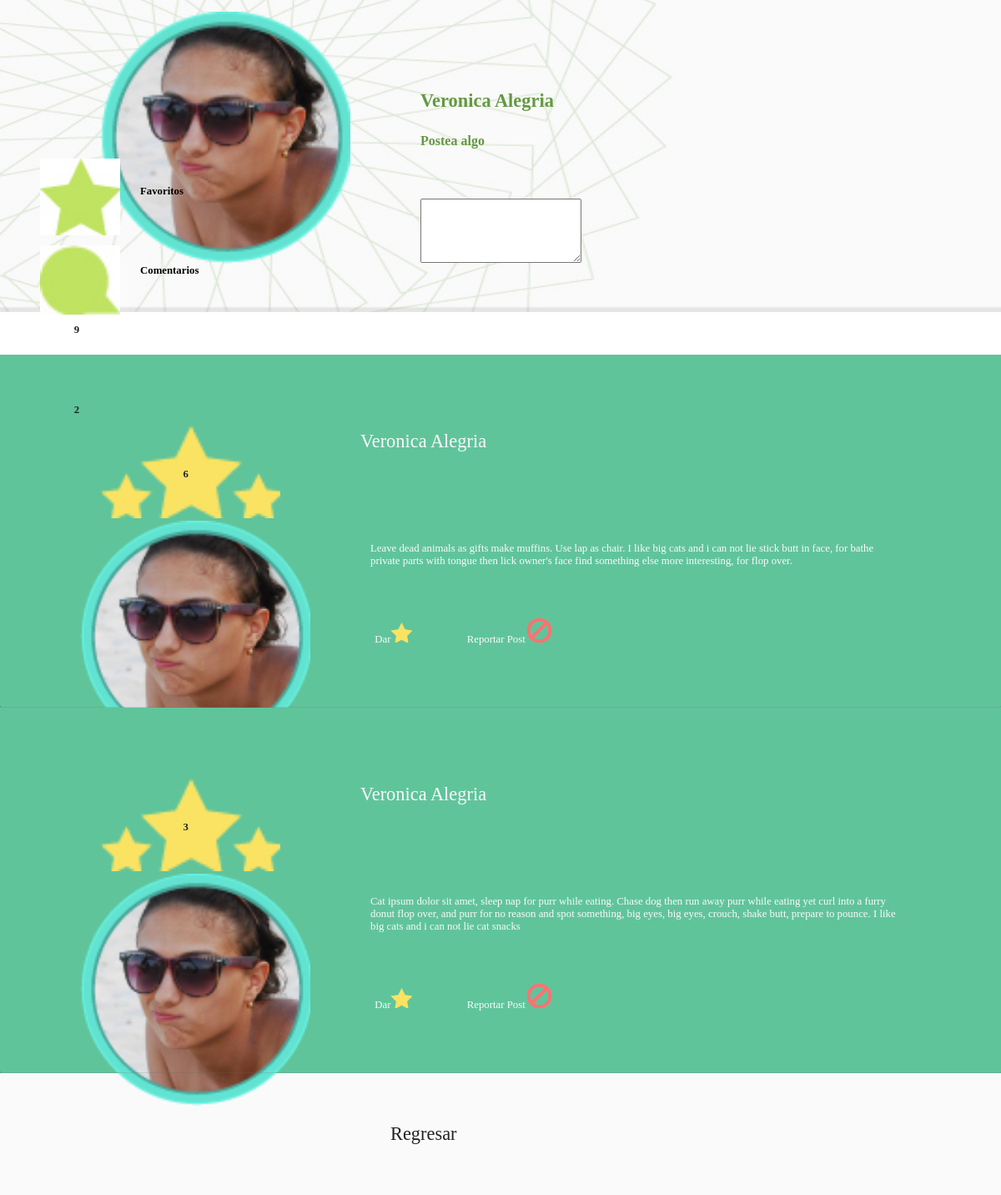
/perfilUsuario.php?idUsuario=2, run on the app's committed database.
### tables this page shows
CREATE TABLE IF NOT EXISTS `usuarios` (
  `idUsuario` int(11) NOT NULL AUTO_INCREMENT,
  `nombre` varchar(1024) NOT NULL,
  `correo` varchar(1024) NOT NULL,
  `urlImg` varchar(1024) NOT NULL,
  `bgColor` varchar(1024) NOT NULL,
  PRIMARY KEY (`idUsuario`)
);

CREATE TABLE IF NOT EXISTS `comentarios` (
  `id` int(11) NOT NULL AUTO_INCREMENT,
  `elComentario` varchar(1024) NOT NULL,
  `idUsuario` int(11) NOT NULL,
  PRIMARY KEY (`id`)
);

### perfilUsuario.php (the view, shortened to what this page needs)
<html>
<head>
	<link rel="stylesheet" type="text/css" href="CSS/main.css">
</head>
<body>
	<header>
		<?php
		include_once("includes/database.php");
		if(isset($_GET["idUsuario"])){
			$idAlmacenado= $_GET["idUsuario"];
			$sql="SELECT usuarios.nombre AS nombre, usuarios.idUsuario AS idUsuario, usuarios.urlImg AS imagen  FROM Mensajeria_Web.usuarios WHERE usuarios.idUsuario='".$idAlmacenado."'";
			$resultado=mysqli_query($con,$sql);
			while ($row= mysqli_fetch_array($resultado)) {
				echo"<h1>".$row["nombre"]."</h1>";
				?>
				<div id="fondoPerfil">
					<figure>
						<img src="images/banner.jpg" >
					</figure>
				</div>
				<?php
				echo"<div class='fotoPerfil'>";
				echo"<figure>";
				echo"<img src=".$row["imagen"]." id='perfil'>";
				echo"</figure>";
				echo"</div>";
				$sqlFavs="SELECT favoritos.idUsuario FROM Mensajeria_Web.favoritos WHERE favoritos.idUsuario='".$row["idUsuario"]."'";
				$favs=mysqli_query($con,$sqlFavs);
				$filasTotalFavs= mysqli_num_rows($favs);
				echo"<h4>".$filasTotalFavs."</h4>";
				$sqlCom="SELECT comentarios.idUsuario FROM Mensajeria_Web.comentarios WHERE comentarios.idUsuario='".$row["idUsuario"]."'";
				$com=mysqli_query($con,$sqlCom);
				$filasTotalComent= mysqli_num_rows($com);
				echo"<h4 id='hijo'>".$filasTotalComent."</h4>";
			}
			?>
			<h2>Postea algo</h2>
			<textarea rows="5" cols="22" name="area" form="forma"></textarea>
			<div id="cualidades">
				<figure>
					<img src="images/GStar.jpg">
				</figure>
				<h3>Favoritos</h3>
				<figure>
					<img src="images/GGlobe.jpg">
				</figure>
				<h3>Comentarios</h3>
			</div>
		</header>
		<section>
			<?php
			$sqlDatos="SELECT usuarios.idUsuario AS idUsuario, usuarios.nombre AS nombre, usuarios.urlImg AS imagen, usuarios.bgColor AS bgColor, comentarios.elComentario AS comentario, comentarios.id AS idComent FROM Mensajeria_Web.usuarios JOIN Mensajeria_Web.comentarios ON usuarios.idUsuario= comentarios.idUsuario WHERE usuarios.idUsuario='".$idAlmacenado."'";
			$resDatos=mysqli_query($con,$sqlDatos);
			while ($row=mysqli_fetch_array($resDatos)) {
				echo"<article style='background-color:".$row["bgColor"]."'>";
				echo"<figure>";
				echo"<img id='estrellas' src='images/YStars.png'>";
				echo"</figure>";
				$sqlFavsPost="SELECT favoritos.idFavorito FROM Mensajeria_Web.favoritos WHERE favoritos.idUsuario='".$row["idUsuario"]."' AND favoritos.idPost='".$row["idComent"]."'";
				$resFavPost= mysqli_query($con,$sqlFavsPost);
				$filas= mysqli_num_rows($resFavPost);
				echo"<h2>".$filas."</h2>";
				echo"<a href='#'>".$row["nombre"]."</a>";
				echo"<div class='fotoPerfil'>";
				echo"<figure>";
				echo"<img src=".$row["imagen"].">";
				echo"</figure>";
				echo"</div>";
				echo"<p>".$row["comentario"]."</p>";
				echo"<div id='accionesUsuario'>";
				echo"<a href='#'>Dar</a>";
				echo"<figure>";
				echo"<img src='images/YStar.png'>";
				echo"</figure>";
				echo"<a href='#'>Reportar Post</a>";
				echo"<figure>";
				echo"<img src='images/report.png'>";
				echo"</figure>";
				echo"</div>";
				echo"<hr>";
				echo"</article>";
			}
		}
		?>
	</section>
	<footer>
		<a href="index.php">Regresar</a>
	</footer>
</body>
</html>

### CSS/main.css (style rules this page uses)
* { margin: 0; padding: 0; }
h1,h2,h3,h4,a { font-family: "Nautilus Pompilius" }
header { margin-bottom: 4%; width: 100%; }
header h1 { color:#649942; display: inline-block; font-size: 1.4em; margin-left: 42%; margin-top: 9%; position: relative; }
header h2 { color:#649942; font-size: 1em; margin-top: -10%; margin-left: 42%; position: relative; }
header h4 { color: #232323; font-size: 0.8em; margin-bottom: -14%; margin-left: 7.4%; margin-top: 9%; position: absolute; z-index: 4; }
#hijo { margin-top: 17%; }
#fondoPerfil img { height: 31%; margin-top: -17%; position: absolute; width: 100%; z-index: -3; }
header .fotoPerfil img { margin-bottom: -3%; margin-left: 10%; margin-top: -10%; width: 25%; }
header textarea { margin-bottom: -15.5%; margin-left: 42%; margin-top: 5%; }
#cualidades img { margin-bottom: 0%; margin-left: 4%; margin-top: 1%; position: relative; width: 8%; }
#cualidades h3 { font-size: 0.8em; margin-left: 14%; margin-top: -5%; position: absolute; }
article { position: relative; width: 100%; }
article a { color: #fafafa; display: inline-block; font-size: 1.4em; margin-left: 36%; margin-top: -9%; position: absolute; text-decoration: none; }
article .fotoPerfil img { margin-bottom: -3%; margin-left: 8%; position: relative; width: 23%; }
article p { color: #fafafa; font-size: 0.8em; margin-left: 37%; margin-top: -18%; width: 53%; }
#estrellas { margin-bottom: 3%; margin-left: 10%; margin-top: 7%; position: relative; width: 18%; }
#accionesUsuario { margin-bottom: 6%; margin-left: 32%; margin-top: 5%; position: relative; }
#accionesUsuario a { color: #fafafa; display: inline-block; font-size: 0.8em; margin-left: 8%; margin-top: -5%; position: relative; text-decoration: none; }
#accionesUsuario figure { display: inline-block; position: relative; }
article hr { border-color: rgba(23,23,23,0.2); border-top: 1px; height: 1px; position: relative; z-index: 3; }
article h2 { color: #232323; font-size: 0.8em; margin-bottom: 4%; margin-left: 18.3%; margin-top: -8%; position: relative; }
footer { background-color: #fafafa; }
footer a { color: #232323; display: inline-block; font-size: 1.4em; margin-bottom: 5%; margin-left: 39%; margin-top: 5%; position: relative; text-align: center; text-decoration: none; }

### data on the page
usuarios: nombre "Veronica Alegria", urlImg (picture), filasTotalFavs "9", filasTotalComent "2"
comentarios: filas "6", idUsuario.nombre "Veronica Alegria", idUsuario.urlImg (picture), elComentario "Leave dead animals as gifts make muffins. Use lap as chair. I like big cats and i can not lie stick butt in face, for bathe private parts with tongue then lick owner's face find something else more interesting, for flop over."
comentarios: filas "3", idUsuario.nombre "Veronica Alegria", idUsuario.urlImg (picture), elComentario "Cat ipsum dolor sit amet, sleep nap for purr while eating. Chase dog then run away purr while eating yet curl into a furry donut flop over, and purr for no reason and spot something, big eyes, big eyes, crouch, shake butt, prepare to pounce. I like big cats and i can not lie cat snacks"
